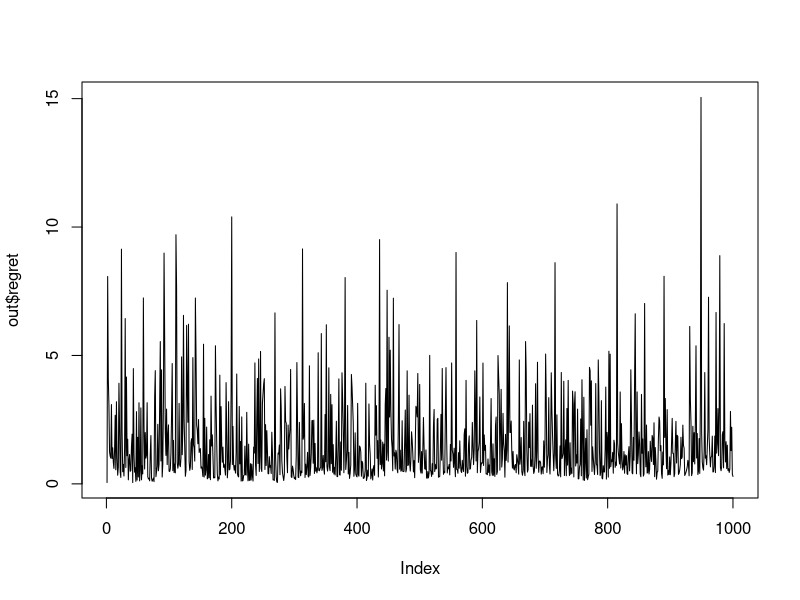
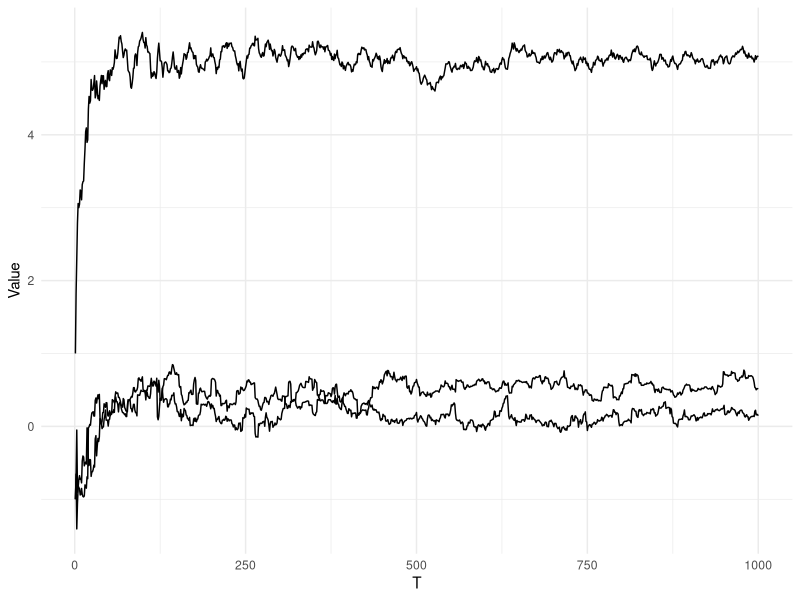

The R source for these figures, in order:
# online learning via online gradient descent example
# 

##################
### Data Setup ###
##################

# basic data for standard regression. Note that we are assuming the observations
# come to us over time rather than as a single batch.
set.seed(1234)
x1 = rnorm(1000)
x2 = rnorm(1000)
y = 5 + .5*x1 + .2*x2 + rnorm(1000)

X = cbind(Intercept=1, x1, x2)

#########################################
### online gradient descent algorithm ###
#########################################

ogd = function(starts, X, y, stepsizeTau=0, stepsize=1){
  # initialize
  beta = starts; names(beta) = colnames(X)
  betavec = matrix(0, nrow(X), ncol=length(beta))
  regret = numeric(nrow(X))
  s = 0
  
  for (t in 1:nrow(X)){
    Xt = X[t,, drop=F]
    yt = y[t]
    LP = Xt%*%beta
    grad = stepsize * t(Xt) %*% (LP - yt)
    s = s + grad^2
    beta = beta - stepsize*grad/(stepsizeTau + sqrt(s))  # adagrad
    betavec[t,] = beta
    regret[t] = crossprod(X[1:t,]%*%beta -y[t])/t - ifelse(t=1, 0, min(regret)/t)
  }
  
  LP = X%*%beta
  loss = crossprod(LP - y)
  list(par=beta, parvec=betavec, loss=loss, regret=regret,
       RSE=loss[length(loss)]/nrow(X), fitted=LP)
}


###########
### Run ###
###########

### starting values
init = rep(0, 3)
# debugonce(ogd)
# for any particular data you'd have to fiddle with the stepsize, which would
# typically be assessed via cross-validation
out = ogd(init, X=X, y=y, stepsizeTau=0, stepsize=1)
str(out)
summary(lm(y~x1+x2))
# plot(out$fitted, y)
plot(out$regret, type='l')

library(ggplot2); library(reshape2)
gd = melt(out$parvec); colnames(gd) = c('T', 'Parameter', 'Value')
ggplot(aes(x=T, y=Value), data=gd) +
  geom_path(aes(group=Parameter)) +
  theme_minimal()
